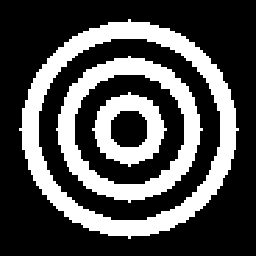
#> input picture Chaînes de Markov cachées/images/cible2.bmp, 256 x 256 px
$ jupyter execute TP2_Raulo_Aurelien.ipynb
#> lines starting #> are read from the running program, lines starting #| are printed output that depends on the picture; after the words box and inside, x2 and y2 are one past the last pixel; in counts of white or black regions, pixels touching at a corner belong together
[cell 1]
import numpy as np
import cv2 as cv
from sklearn.cluster import KMeans
from scipy.stats import norm
import matplotlib.pyplot as plt
from math import log2, sqrt

# Chaînes de Markov cachées et segmentation d’image

### II. Les chaînes de Markov

QUESTION 1

[cell 2]
def gauss(signal_noisy, m1, sig1, m2, sig2):
    """
    Cette fonction transforme le signal bruité par les densité des deux gaussiennes du bruit
    :param signal_noisy: Le signal bruité (numpy array 1D)
    :param m1: La moyenne de la première gaussienne
    :param sig1: La variance de la première gaussienne
    :param m2: La moyenne de la deuxième gaussienne
    :param sig2: La variance de la deuxième gaussienne
    :return: numpy array (longeur de signal_noisy)*2 qui correspond aux valeurs des densité gaussiennes pour chaque élément de signal noisy
    """

    f1_array = norm.pdf(signal_noisy, m1, sig1)
    f2_array = norm.pdf(signal_noisy, m2, sig2)

    return np.array([f1_array, f2_array], dtype=float).T

QUESTION 2

[cell 3]
def forward(A, p, gauss):
    """
    Cette fonction calcule récursivement (mais ce n'est pas une fonction récursive!) les valeurs forward de la chaîne
    :param A: Matrice (2*2) de transition de la chaîne
    :param p: vecteur de taille 2 avec la probailité d'apparition a priori pour chaque classe
    :param gauss: numpy array (longeur de signal_noisy)*2 qui correspond aux valeurs des densité gaussiennes pour chaque élément du signal bruité
    :return: un vecteur de taille la longueur de la chaîne, contenant tous les forward (de 1 à n)
    """

    n = len(gauss)
    forward_values = np.zeros((n, 2))  # Créer un tableau pour stocker les forward values
    forward_values[0] = p * gauss[0]  # Initialisation du premier pas de temps

    scaling_factors = np.zeros(n)
    scaling_factors[0] = 1 / np.sum(forward_values[0])
    forward_values[0] *= scaling_factors[0]


    for t in range(1, n):
        forward_values[t] = gauss[t] * np.dot(A.T, forward_values[t - 1])  # Calcul des forward values
        scaling_factors[t] = np.sum(forward_values[t])
        forward_values[t] /= scaling_factors[t]


    return forward_values

QUESTION 3

[cell 4]
def backward(A, gauss):
    """
    Cette fonction calcule récursivement (mais ce n'est pas une fonction récursive!) les valeurs backward de la chaîne
    :param A: Matrice (2*2) de transition de la chaîne
    :param p: vecteur de taille 2 avec la probailité d'apparition a priori pour chaque classe
    :param gauss: numpy array (longeur de signal_noisy)*2 qui correspond aux valeurs des densité gaussiennes pour chaque élément du signal bruité
    :return: un vecteur de taille la longueur de la chaîne, contenant tous les backward (de 1 à n).
    Attention, si on calcule les backward en partant de la fin de la chaine, je conseille quand même d'ordonner le vecteur backward du début à la fin
    """

    n = len(gauss)
    backward_values = np.zeros((n, 2))  # Créer un tableau pour stocker les backward values
    backward_values[-1] = 1.0  # Initialisation du dernier pas de temps

    scaling_factors = np.zeros(n)  # Définition des facteurs d'échelle

    scaling_factors[-1] = np.sum(backward_values[-1])
    backward_values[-1] /= scaling_factors[-1]  # Normalisation du dernier pas de temps


    for t in range(n - 2, -1, -1):
        backward_values[t] = np.dot(A, gauss[t + 1] * backward_values[t + 1])  # Calcul des backward values
        scaling_factors[t] = np.sum(backward_values[t])
        backward_values[t] /= scaling_factors[t]  # Normalisation à l'aide des facteurs d'échelle


    return backward_values

QUESTION 4

[cell 5]
def mpm_mc(signal_noisy, cl, p, A, m1, sig1, m2, sig2):
    """
     Cette fonction permet d'appliquer la méthode mpm pour retrouver notre signal d'origine à partir de sa version bruité et des paramètres du model.
    :param signal_noisy: Signal bruité (numpy array 1D de float)
    :param cl: vecteur dont la première composante est la valeur de la classe w1 et la deuxième est la valeur de la classe w2
    :param p: vecteur de taille 2 avec la probailité d'apparition a priori pour chaque classe
    :param A: Matrice (2*2) de transition de la chaîne
    :param m1: La moyenne de la première gaussienne
    :param sig1: La variance de la première gaussienne
    :param m2: La moyenne de la deuxième gaussienne
    :param sig2: La variance de la deuxième gaussienne
    :return: Un signal discret à 2 classe (numpy array 1D d'int)
    """
    gausses = gauss(signal_noisy, m1, sig1, m2, sig2)
    alpha = forward(A,p,gausses)
    beta = backward(A,gausses)

    posterior_probabilities = alpha * beta
    posterior_probabilities /= np.sum(posterior_probabilities, axis=0)
    classified_signal = np.where(posterior_probabilities.T[0] > posterior_probabilities.T[1], cl[0], cl[1])


    return classified_signal

QUESTION 5

[cell 6]
def simu_mc(n, w, p, A):
    """
    Cette fonction permet de simuler un signal discret à 2 classe de taille n à partir des probabilité d'apparition des deux classes et de la Matrice de transition
    :param n: taille du signal
    :param w: vecteur dont la première composante est la valeur de la classe w1 et la deuxième est la valeur de la classe w2
    :param p: vecteur de taille 2 avec la probailité d'apparition pour chaque classe
    :param A: Matrice (2*2) de transition de la chaîne
    :return: Un signal discret à 2 classe (numpy array 1D d'int)
    """
    simu = np.zeros((n,), dtype=int)
    aux = np.random.multinomial(1, p)
    simu[0] = w[np.argmax(aux)]
    for i in range(1, n):
        aux = np.random.multinomial(1, A[np.where(w == simu[i - 1])[0][0], :])
        simu[i] = w[np.argmax(aux)]
    return simu

def bruit_gauss(signal, cl, m1, sig1, m2, sig2):
    """
    Cette fonction permet de bruiter un signal discret à deux classes avec deux gaussiennes
    :param signal: Le signal a bruiter (un numpy array d'int)
    :param cl: vecteur dont la première composante est la valeur de la classe 1 et la deuxième est la valeur de la classe 2
    :param m1: La moyenne de la première gaussienne
    :param sig1: La variance de la première gaussienne
    :param m2: La moyenne de la deuxième gaussienne
    :param sig2: La variance de la deuxième gaussienne
    :return: le signal bruité (numpy array de float)
    """
    return (signal == cl[0]) * np.random.normal(m1, sig1, signal.shape) + (signal == cl[1]) * np.random.normal(m2, sig2, signal.shape)

def calc_erreur(signal1, signal2):
    """
    Cette fonction permet de mesurer la difference entre deux signaux discret (de même taille) à deux classes
    :param signal1: le premier signal, un numpy array
    :param signal2: le deuxième signal, un numpy array
    :return: La différence entre les deux signaux (un float)
    """
    return np.count_nonzero(signal1!=signal2)/signal1.size

[cell 7]
def markov_chain_segmentation(n, w, p, A, m1, sig1, m2, sig2):
    # Générez la chaîne de Markov
    CM = simu_mc(n, w, p, A)

    # Bruitez la chaîne de Markov
    CM_bruit = bruit_gauss(CM, w, m1, sig1, m2, sig2)

    # Segmentez le signal bruité en utilisant le MPM dans les chaînes de Markov cachées
    CM_bruit_MPM = mpm_mc(CM_bruit, w, p, A, m1, sig1, m2, sig2)

    # Calculez le taux d'erreur
    erreur = calc_erreur(CM, CM_bruit_MPM)

    return CM, CM_bruit, CM_bruit_MPM, erreur

QUESTION 6

[cell 8]
# Paramètres de la chaîne de Markov et paramètres du bruit
n = 1000  # Taille du signal
w = np.array([0, 1])  # Valeurs des classes
p = np.array([0.5, 0.5])  # Probabilité d'apparition a priori pour chaque classe

matrices_transition = [
    np.array([[0.8, 0.2], [0.2, 0.8]]),
    np.array([[0.6, 0.4], [0.4, 0.6]]),
    np.array([[0.9, 0.1], [0.1, 0.9]])]

parametres_bruit = [
    (0, 3, 1, 2),
    (1, 1, 1, 5),
    (0, 1, 1, 1)]


resultats = []
figures = []
for i, A in enumerate(matrices_transition):
    erreurs = []
    for j, (m1, m2, sig1, sig2) in enumerate(parametres_bruit):
        # Générez la chaîne de Markov
        CM, CM_bruit, CM_bruit_MPM, erreur = markov_chain_segmentation(n, w, p, A, m1, sig1, m2, sig2)
        erreurs.append(erreur)

        plt.figure(figsize=(12, 4))
        plt.subplot(131)
        plt.plot(CM)
        plt.title("Signal Markov")
        plt.subplot(132)
        plt.plot(CM_bruit)
        plt.title("Signal Bruité")
        plt.subplot(133)
        plt.plot(CM_bruit_MPM)
        plt.title("Signal Segmenté")
        plt.suptitle(f"Matrice de transition {i + 1} - Bruit {j + 1}")
        figures.append(plt)

    resultats.append(erreurs)


# Affichez les résultats dans un tableau récapitulatif
for i, erreurs in enumerate(resultats):
    print(f"Matrice de transition {i + 1}:")
    for j, erreur in enumerate(erreurs):
        print(f"Bruit {j + 1}: Taux d'erreur = {erreur:.4f}")
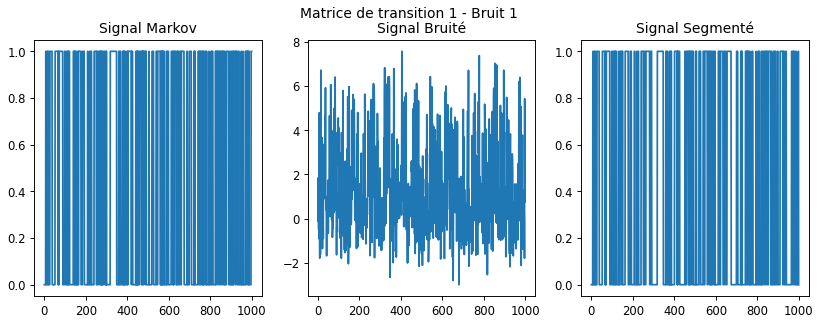
#> figure drawn by matplotlib, 3 panels; panel 1: curve peaks at x = 7, y = 1; panel 2: curve peaks at x = 405, y = 7.57; panel 3: curve peaks at x = 7, y = 1
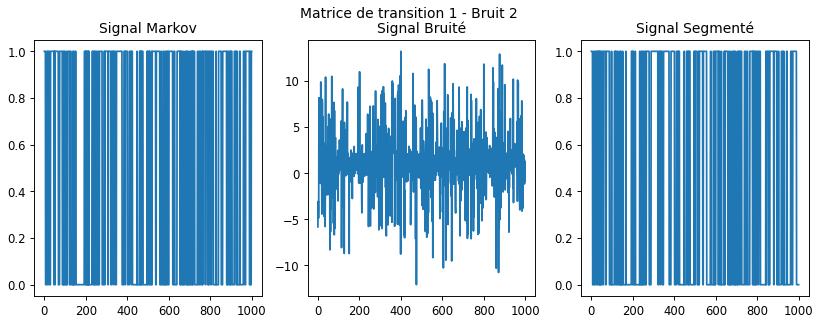
#> figure drawn by matplotlib, 3 panels; panel 1: curve peaks at x = 0, y = 1; panel 2: curve peaks at x = 400, y = 13.21; panel 3: curve peaks at x = 0, y = 1

Analse des résultats :

Il ressort de l'analyse des taux d'erreur que la capacité à différencier les classes se détériore avec l'augmentation de la similitude des moyennes m1 et m2, ainsi que l'égalité des variances σ1 et σ2.

Concrètement, le Bruit 1 présente les erreurs les plus basses car les moyennes sont nettement distinctes, réduisant ainsi l'ambiguïté dans la classification. Le Bruit 2, où les moyennes sont identiques mais les variances diffèrent, se traduit par une augmentation modérée des erreurs. La configuration du Bruit 3, avec des moyennes proches et des variances identiques, présente le plus grand défi, se soldant par les taux d'erreur les plus élevés. Ces résultats soulignent l'importance de la dispersion des caractéristiques statistiques dans l'efficacité de la segmentation.

Lors de l'examen des changements de la matrice de transition, nous observons que les matrices avec des probabilités de transition plus élevées pour rester dans le même état favorisent une meilleure segmentation. Cela est particulièrement visible avec la troisième matrice de transition qui affiche des erreurs nettement inférieures aux deux autres, indiquant une meilleure cohérence dans la séquence des états cachés et, par conséquent, une segmentation plus précise.

QUESTION 7

[cell 9]
def calc_probaprio_mc(signal, cl):
    """
    Cete fonction permet de calculer les probabilité a priori des classes w1 et w2 et les transitions a priori d'une classe à l'autre,
    en observant notre signal non bruité
    :param signal: Signal discret non bruité à deux classes (numpy array 1D d'int)
    :param cl: vecteur dont la première composante est la valeur de la classe w1 et la deuxième est la valeur de la classe w2
    :return: un vecteur de taille 2 avec la probailité d'apparition a priori pour chaque classe
    """

    n = len(signal)
    A = np.zeros((2, 2))

    # Calculer les probabilités a priori des classes
    p1 = (np.sum((signal == cl[0]))/signal.shape[0])
    p2 = (np.sum((signal == cl[1]))/signal.shape[0])
    p = np.array([p1,p2])

    # Compter les transitions de chaque classe à l'autre
    for i in range(n - 1):
        if signal[i] == cl[0] and signal[i + 1] == cl[0]:
            A[0, 0] += 1
        elif signal[i] == cl[0] and signal[i + 1] == cl[1]:
            A[0, 1] += 1
        elif signal[i] == cl[1] and signal[i + 1] == cl[0]:
            A[1, 0] += 1
        elif signal[i] == cl[1] and signal[i + 1] == cl[1]:
            A[1, 1] += 1

    # Normalisation des probabilités de transition
    A /= np.sum(A, axis=1)[:, np.newaxis]

    return p, A

QUESTION 8

[cell 10]
def simu_gm(n, cl, p):
    """
    Cette fonction permet de simuler un signal discret à 2 classe de taille n àpartir des probabilité d'apparition des deux classes
    :param n: taille du signal
    :param cl: vecteur dont la première composante est la valeur de la classe w1 et la deuxième est la valeur de la classe w2
    :param p: vecteur de taille 2 avec la probailité d'apparition pour chaque classe
    :return: Un signal discret à 2 classe (numpy array 1D d'int)
    """
    simu = np.zeros((n,), dtype=int)
    for i in range(n):
        aux = np.random.multinomial(1, p)
        simu[i] = cl[np.argmax(aux)]
    return simu

[cell 11]
def mpm_gm(signal_noisy, cl, p, m1, sig1, m2, sig2):
    """
    Cette fonction permet d'appliquer la méthode mpm pour retrouver notre signal d'origine à partir de sa version bruité et des paramètres du model.
    :param signal_noisy: Signal bruité (numpy array 1D de float)
    :param cl: vecteur dont la première composante est la valeur de la classe w1 et la deuxième est la valeur de la classe w2
    :param p: vecteur de taille 2 avec la probailité d'apparition a priori pour chaque classe
    :param m1: La moyenne de la première gaussienne
    :param sig1: La variance de la première gaussienne
    :param m2: La moyenne de la deuxième gaussienne
    :param sig2: La variance de la deuxième gaussienne
    :return: Un signal discret à 2 classes (numpy array 1D d'int)
    """
    gausses = gauss(signal_noisy, m1, sig1, m2, sig2)
    proba_apost = p * gausses
    proba_apost = proba_apost / (proba_apost.sum(axis=-1)[..., np.newaxis])
    return cl[np.argmax(proba_apost, axis=-1)]

[cell 12]
def calc_probaprio_gm(signal, cl):
    """
    Cete fonction permet de calculer les probabilité a priori des classes w1 et w2, en observant notre signal non bruité
    :param signal: Signal discret non bruité à deux classes (numpy array 1D d'int)
    :param cl: vecteur dont la première composante est la valeur de la classe w1 et la deuxième est la valeur de la classe w2
    :return: un vecteur de taille 2 avec la probailité d'apparition a priori pour chaque classe
    """
    p1 = np.sum((signal == cl[0]))/signal.shape[0]
    p2 = np.sum((signal == cl[1]))/signal.shape[0]
    return np.array([p1,p2])

[cell 13]
# Paramètres pour le modèle indépendant
w = np.array([1, 2], dtype=int)
p_indep = [0.25, 0.75]


# Paramètres pour la chaîne de Marko
p_markov = [0.25, 0.75]
A_markov = np.array([[0.8, 0.2], [0.07, 0.93]])
n = 1000  # Taille des signaux à générer

# Liste des bruits à utiliser
bruits = [(0, 3, 1, 2),
          (1, 1, 1, 5),
          (0, 1, 1, 1)]

for i, (m1, sig1, m2, sig2) in enumerate(bruits):
    print(f"Bruit {i + 1} (m1={m1}, m2={m2}, sig1={sig1}, sig2={sig2})")

    # Modèle indépendant
    signal_indep = simu_gm(n, w, p_indep)
    signal_noisy = bruit_gauss(signal_indep, w, m1, sig1, m2, sig2)
    p_markov_est, A_markov_est = calc_probaprio_mc(signal_indep, w)


    signal_restored_indep = mpm_gm(signal_noisy, w, p_indep, m1, sig1, m2, sig2)
    error_rate_indep = calc_erreur(signal_indep, signal_restored_indep)

    signal_restored_indep_MPM = mpm_mc(signal_noisy, w, p_markov_est, A_markov_est, m1, sig1, m2, sig2)
    error_rate_MPM = calc_erreur(signal_indep, signal_restored_indep_MPM)
    print(f"Modèle indépendant + modèle indé : Taux d'erreur = {error_rate_indep:.4f}")
    print(f"Modèle indépendant + chaine de markov : Taux d'erreur = {error_rate_MPM:.4f}")

    # Chaîne de Markov
    signal_markov = simu_mc(n, w, p_markov, A_markov)
    signal_noisy = bruit_gauss(signal_markov, w, m1, sig1, m2, sig2)
    p_indep_est = calc_probaprio_gm(signal_markov, w)

    signal_restored_markov = mpm_mc(signal_noisy, w, p_markov, A_markov, m1, sig1, m2, sig2)
    error_rate = calc_erreur(signal_markov, signal_restored_markov)

    signal_restored_indep = mpm_gm(signal_noisy, w, p_indep_est, m1, sig1, m2, sig2)
    error_rate_indep = calc_erreur(signal_markov, signal_restored_indep)

    print(f"Chaine de Markov + modèle indé : Taux d'erreur = {error_rate_indep:.4f}")
    print(f"Chaine de Markov + chaine de markov : Taux d'erreur = {error_rate_MPM:.4f}")

    print()

print("Fin de l'étude")

Analse des résultats :

Les résultats mettent en évidence une performance variable des méthodes de Maximum a Posteriori (MPM) en fonction du modèle sous-jacent du signal. Lorsque le signal est généré par un modèle indépendant, les erreurs de segmentation sont légèrement inférieures avec le MPM basé sur le modèle indépendant, comparé à celui basé sur la chaîne de Markov. Cependant, pour les signaux générés par le modèle de Markov, le MPM basé sur le modèle de Markov n'offre pas systématiquement de meilleures performances, indiquant une sensibilité du MPM à la structure du signal sous-jacent.

## III) Application à la segmentation d’images

QUESTION 1

[cell 14]
def calc_param_EM_mc(signal_noisy, p, A, m1, sig1, m2, sig2):
    """
    Cette fonction permet de calculer les nouveaux paramètres estimé pour une itération de EM
    :param signal_noisy: Signal bruité (numpy array 1D de float)
    :param p: vecteur de taille 2 avec la probailité d'apparition a priori pour chaque classe
    :param A: Matrice (2*2) de transition de la chaîne
    :param m1: La moyenne de la première gaussienne
    :param sig1: La variance de la première gaussienne
    :param m2: La moyenne de la deuxième gaussienne
    :param sig2: La variance de la deuxième gaussienne
    :return: tous les paramètres réestimés donc p, A, m1, sig1, m2, sig2
    """
    gausses = gauss(signal_noisy, m1, sig1, m2, sig2)
    alpha = forward(A, p, gausses)
    beta = backward(A, gausses)
    n = len(signal_noisy)

    # Calcul de psi:
    psi = np.zeros((n-1, 2, 2))
    for k in range(n-1):
        for i in range(2):
            for j in range(2):
                psi[k,i,j] = alpha[k,i] * A[i,j] *  gausses[k+1,j] * beta[k+1,j]
    psi /= np.sum(psi, axis=(1, 2), keepdims=True)

    # Calcul de chsi:
    chsi = np.zeros((n, 2))
    for k in range(n):
        chsi[k, 0] = alpha[k, 0] * beta[k, 0] / (alpha[k, 0] * beta[k, 0] + alpha[k, 1] * beta[k, 1])
        chsi[k, 1] = alpha[k, 1] * beta[k, 1] / (alpha[k, 0] * beta[k, 0] + alpha[k, 1] * beta[k, 1])

    #Calcul de p:
    p = np.mean(chsi, axis = 0)

    # Calcul de A:
    A = np.zeros((2,2))
    for i in range(2):
        for j in range(2):
            A[i,j] = np.sum(psi[:,i,j])/np.sum(chsi[:,i])

    # Calcul de m1 et m2::
    m1 = np.sum(signal_noisy * chsi[:,0])/np.sum(chsi[:,0])
    m2 = np.sum(signal_noisy * chsi[:,1])/np.sum(chsi[:,1])

    #Calcul de sig1 et sig2:
    sig1 = np.sqrt(np.sum(((signal_noisy-m1)**2)*chsi[:,0])/sum(chsi[:,0]))
    sig2 = np.sqrt(np.sum(((signal_noisy-m2)**2)*chsi[:,1])/sum(chsi[:,1]))

    return p, A, m1, sig1, m2, sig2

[cell 15]
def estim_param_EM_mc(iter, signal_noisy, p, A, m1, sig1, m2, sig2):
    """
    Cette fonction est l'implémentation de l'algorithme EM pour le modèle en question
    :param iter: Nombre d'itérations choisi
    :param signal_noisy: Signal bruité (numpy array 1D de float)
    :param p: la valeur d'initialisation du vecteur de proba
    :param A: la valeur d'initialisation de la matrice de transition de la chaîne
    :param m1: la valeur d'initialisation de la moyenne de la première gaussienne
    :param sig1: la valeur d'initialisation de la variance de la première gaussienne
    :param m2: la valeur d'initialisation de la moyenne de la deuxième gaussienne
    :param sig2: la valeur d'initialisation de la variance de la deuxième gaussienne
    :return: Tous les paramètres réestimés à la fin de l'algorithme EM donc p, A, m1, sig1, m2, sig2
    """
    p_est = p
    A_est = A
    m1_est = m1
    sig1_est = sig1
    m2_est = m2
    sig2_est = sig2
    for i in range(iter):
        p_est, A_est, m1_est, sig1_est, m2_est, sig2_est = calc_param_EM_mc(signal_noisy, p_est, A_est, m1_est, sig1_est, m2_est, sig2_est)
        #print({'p':p_est, 'A':A_est, 'm1':m1_est, 'sig1':sig1_est, 'm2':m2_est, 'sig2':sig2_est})
    return p_est, A_est, m1_est, sig1_est, m2_est, sig2_est

[cell 16]
# [43 lines left out: functions calc_param_EM_gm, estim_param_EM_gm, not called in this run]

[cell 17]
def get_peano_index(dSize):
    """
    Cette fonction permet d'obtenir l'ordre de parcours des pixels d'une image carrée (dont la dimension est une puissance de 2)
    selon la courbe de Hilbert-Peano
    :param dSize: largeur ou longueur de l'image en pixel (peu importe, la fonction de fonctionne qu'avec des images carrées)
    :return: une liste de taille 2*dSize*dSize qui correspond aux coordonnées de chaque pixel ordonnée selon le parcours de Hilbert-Peano
    """
    assert log2(dSize).is_integer(), 'veuillez donne une dimension étant une puissance de 2'
    xTmp = 0
    yTmp = 0
    dirTmp = 0
    dirLookup = np.array(
        [[3, 0, 0, 1], [0, 1, 1, 2], [1, 2, 2, 3], [2, 3, 3, 0], [1, 0, 0, 3], [2, 1, 1, 0], [3, 2, 2, 1],
         [0, 3, 3, 2]]).T
    dirLookup = dirLookup + np.array(
        [[4, 0, 0, 4], [4, 0, 0, 4], [4, 0, 0, 4], [4, 0, 0, 4], [0, 4, 4, 0], [0, 4, 4, 0], [0, 4, 4, 0],
         [0, 4, 4, 0]]).T
    orderLookup = np.array(
        [[0, 2, 3, 1], [1, 0, 2, 3], [3, 1, 0, 2], [2, 3, 1, 0], [1, 3, 2, 0], [3, 2, 0, 1], [2, 0, 1, 3],
         [0, 1, 3, 2]]).T
    offsetLookup = np.array([[1, 1, 0, 0], [1, 0, 1, 0]])
    for i in range(int(log2(dSize))):
        xTmp = np.array([(xTmp - 1) * 2 + offsetLookup[0, orderLookup[0, dirTmp]] + 1,
            (xTmp - 1) * 2 + offsetLookup[0, orderLookup[1, dirTmp]] + 1,
            (xTmp - 1) * 2 + offsetLookup[0, orderLookup[2, dirTmp]] + 1,
            (xTmp - 1) * 2 + offsetLookup[0, orderLookup[3, dirTmp]] + 1])

        yTmp = np.array([(yTmp - 1) * 2 + offsetLookup[1, orderLookup[0, dirTmp]] + 1,
            (yTmp - 1) * 2 + offsetLookup[1, orderLookup[1, dirTmp]] + 1,
            (yTmp - 1) * 2 + offsetLookup[1, orderLookup[2, dirTmp]] + 1,
            (yTmp - 1) * 2 + offsetLookup[1, orderLookup[3, dirTmp]] + 1])

        dirTmp = np.array([dirLookup[0, dirTmp],dirLookup[1, dirTmp], dirLookup[2, dirTmp], dirLookup[3, dirTmp]])

        xTmp = xTmp.T.flatten()
        yTmp = yTmp.T.flatten()
        dirTmp = dirTmp.flatten()

    x = - xTmp
    y = - yTmp
    return x,y


def peano_transform_img(img):
    """
    Cette fonction prend une image carrée (dont la dimension est une puissance de 2) en entrée,
    et retourne l'image applatie (1 dimension) selon le parcours de Hilbert-Peano
    :param img: une image (donc un numpy array 2 dimensions)
    :return: un numpy array 1 dimension
    """
    assert img.shape[0]==img.shape[1], 'veuillez donner une image carrée en entrée'
    assert log2(img.shape[0]).is_integer(), 'veuillez donner une image dont la dimension est une puissance de 2'
    idx = get_peano_index(img.shape[0])
    return img[idx[0], idx[1]]


# [44 lines left out: functions transform_peano_in_img, get_line_index, line_transform_img, transform_line_in_img, not called in this run]

QUESTION 2

[cell 18]
bruits = [[0, 3, 1, 2],
          [1, 1, 1, 5],
          [0, 1, 1, 1]]


img_1 = 'images/alpha2.bmp', 'images/beee2.bmp', 'images/cible2.bmp'
img_2 = 'images/country2.bmp', 'images/promenade2.bmp', 'images/veau2.bmp'
img_3 = 'images/zebre2.bmp', 'images/cit2.bmp'

images = ['images/cible2.bmp', 'images/country2.bmp', 'images/zebre2.bmp' ]

for img_file in images:
    img = cv.imread(img_file, cv.IMREAD_GRAYSCALE)
#> img: shape (256, 256); 30.5% white; 3 white regions, box (x1, y1, x2, y2) and area: (19, 19, 239, 239) 10608, (56, 56, 203, 203) 6600, (92, 92, 167, 167) 2788
    img_flat = peano_transform_img(img)
#> (the rest of the program and of its run is left out)
